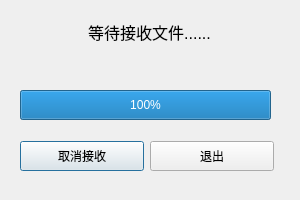
<?xml version="1.0" encoding="UTF-8"?>
<ui version="4.0">
 <class>fileRecv</class>
 <widget class="QDialog" name="fileRecv">
  <property name="geometry">
   <rect>
    <x>0</x>
    <y>0</y>
    <width>300</width>
    <height>200</height>
   </rect>
  </property>
  <property name="windowTitle">
   <string>文件接收</string>
  </property>
  <widget class="QLabel" name="label">
   <property name="geometry">
    <rect>
     <x>24</x>
     <y>20</y>
     <width>251</width>
     <height>60</height>
    </rect>
   </property>
   <property name="maximumSize">
    <size>
     <width>16777215</width>
     <height>60</height>
    </size>
   </property>
   <property name="font">
    <font>
     <pointsize>12</pointsize>
    </font>
   </property>
   <property name="text">
    <string>等待接收文件......</string>
   </property>
   <property name="alignment">
    <set>Qt::AlignHCenter|Qt::AlignTop</set>
   </property>
   <property name="wordWrap">
    <bool>true</bool>
   </property>
  </widget>
  <widget class="QProgressBar" name="progressBar">
   <property name="geometry">
    <rect>
     <x>20</x>
     <y>90</y>
     <width>251</width>
     <height>30</height>
    </rect>
   </property>
   <property name="minimumSize">
    <size>
     <width>0</width>
     <height>30</height>
    </size>
   </property>
   <property name="value">
    <number>100</number>
   </property>
  </widget>
  <widget class="QWidget" name="layoutWidget">
   <property name="geometry">
    <rect>
     <x>20</x>
     <y>140</y>
     <width>254</width>
     <height>32</height>
    </rect>
   </property>
   <layout class="QHBoxLayout" name="horizontalLayout_3">
    <item>
     <widget class="QPushButton" name="cancel">
      <property name="minimumSize">
       <size>
        <width>80</width>
        <height>30</height>
       </size>
      </property>
      <property name="text">
       <string>取消接收</string>
      </property>
     </widget>
    </item>
    <item>
     <widget class="QPushButton" name="quit">
      <property name="minimumSize">
       <size>
        <width>80</width>
        <height>30</height>
       </size>
      </property>
      <property name="text">
       <string>退出</string>
      </property>
     </widget>
    </item>
   </layout>
  </widget>
 </widget>
 <resources/>
 <connections/>
</ui>
